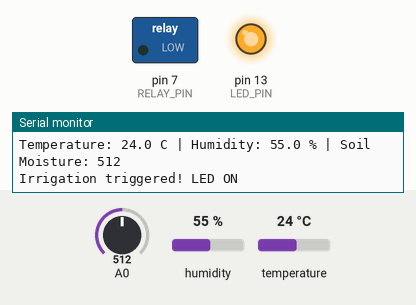
This sketch was run on a simulated Arduino Uno, built with avr-gcc and run on an emulated ATmega328P. Parts: switched loads named in the sketch (green lamp = pin HIGH), output pins drawn as LEDs (lit = HIGH), the last lines printed to the serial monitor. Wiring (inferred from the names in the program): DHT11 sensor: data pin 2. Inputs (shaded band) come from the test bench; at power-on: humidity 55 %, A0 = 512, temperature 24 °C.

Above: at 2.9 s.
3.0 s: humidity set to 88 %
5.8 s: humidity set to 92 %
At 7.8 s:
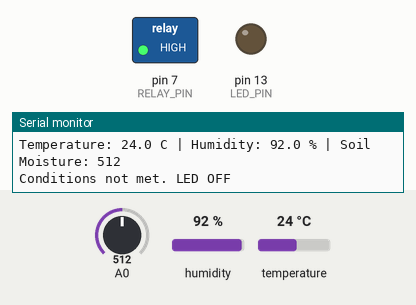
8.6 s: A0 set to 884
11.8 s: A0 set to 908
At 14.1 s:
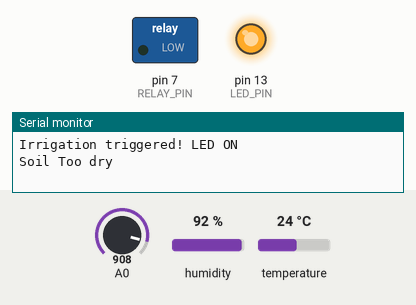
16.4 s: A0 set to 900
At 18.0 s:
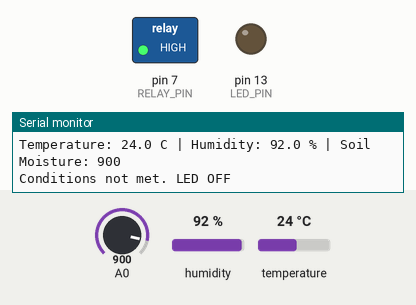
Timing chart, 0 to 19.5 s (numbered marks = the images above; inputs shaded):
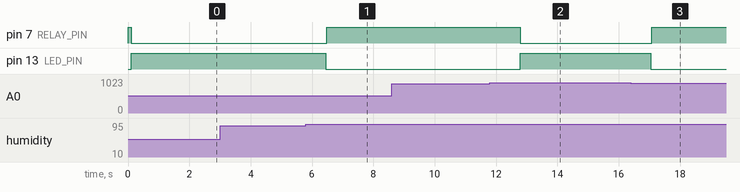

The sketch:

plant_system.ino
```cpp
#include <avr/io.h>
#include <util/delay.h>
#include <stdint.h>
#include <stdio.h>

// Pin definitions (assuming Arduino Uno / ATmega328P)
#define DHTPIN PD2          // Digital pin 2 (Port D, bit 2)
#define LED_PIN PB5         // Digital pin 13 (Port B, bit 5)
#define MOISTURE_PIN 0      // Analog pin A0 (ADC0)
#define RELAY_PIN PD7       //

// Thresholds
#define TEMP_THRESHOLD 100 //250  // 25.0°C * 10 (stored as integer)
#define HUM_THRESHOLD 900   // 60.0% * 10 (stored as integer)
#define MOISTURE_THRESHOLD 90   //600  //

#define EXTREME_HIGH_MOISTURE 900

// DHT11 timing constants (microseconds)
#define DHT_START_SIGNAL 18000  // 18ms low signal
#define DHT_WAIT_RESPONSE 40    // Wait 40us for response
#define DHT_TIMEOUT 255

// Function prototypes
void uart_init(void);
void uart_putc(char c);
void uart_puts(const char *s);
void uart_print_int(int16_t num);
void adc_init(void);
uint16_t adc_read(uint8_t channel);
uint8_t dht11_read(int16_t *temperature, int16_t *humidity);
void delay_us(uint16_t us);

// UART functions for debugging
void uart_init(void) {
    // Set baud rate to 9600 (for 16MHz clock: UBRR = F_CPU/16/BAUD-1)
    //#define BAUD 9600
    //#define UBRR_VALUE ((F_CPU / 16 / BAUD) - 1)

    //UBRR0H = (uint8_t)(UBRR_VALUE >> 8);
    //UBRR0L = (uint8_t)UBRR_VALUE;
    UBRR0H = 0x00;
    UBRR0L = 0x67;

    // Enable transmitter
    UCSR0B = (1 << TXEN0);

    // Set frame format: 8 data bits, 1 stop bit
    UCSR0C = (1 << UCSZ01) | (1 << UCSZ00);
}

void uart_putc(char c) {
    // Wait for empty transmit buffer
    while (!(UCSR0A & (1 << UDRE0)));
    UDR0 = c;
}

void uart_puts(const char *s) {
    while (*s) {
        if (*s == '\n') uart_putc('\r');
        uart_putc(*s++);
    }
}

void uart_print_int(int16_t num) {
    char buffer[7];
    sprintf(buffer, "%d", num);
    uart_puts(buffer);
}

// ADC initialization for soil moisture sensor
void adc_init(void) {
    // Set reference voltage to AVCC with external capacitor at AREF
    ADMUX = (1 << REFS0);

    // Enable ADC, set prescaler to 128 (16MHz/128 = 125kHz)
    ADCSRA = (1 << ADEN) | (1 << ADPS2) | (1 << ADPS1) | (1 << ADPS0);
}

uint16_t adc_read(uint8_t channel) {
    // Select ADC channel (0-7)
    ADMUX = (ADMUX & 0xF0) | (channel & 0x0F);

    // Start conversion
    ADCSRA |= (1 << ADSC);

    // Wait for conversion to complete
    while (ADCSRA & (1 << ADSC));

    return ADC;
}

// Microsecond delay function
void delay_us(uint16_t us) {
    while (us--) {
        _delay_us(1);
    }
}

// DHT11 read function
uint8_t dht11_read(int16_t *temperature, int16_t *humidity) {
    uint8_t data[5] = {0, 0, 0, 0, 0};
    uint8_t i, j;
    uint8_t timeout;

    // Send start signal: LOW for 18ms
    DDRD |= (1 << DHTPIN);   // Set as output
    PORTD &= ~(1 << DHTPIN); // Pull low
    _delay_ms(18);

    PORTD |= (1 << DHTPIN);  // Pull high
    delay_us(30);

    // Switch to input
    DDRD &= ~(1 << DHTPIN);  // Set as input
    PORTD |= (1 << DHTPIN);  // Enable pull-up

    // Wait for DHT response (low then high)
    timeout = DHT_TIMEOUT;
    while ((PIND & (1 << DHTPIN)) && timeout--) delay_us(1);
    if (timeout == 0) return 0;

    timeout = DHT_TIMEOUT;
    while (!(PIND & (1 << DHTPIN)) && timeout--) delay_us(1);
    if (timeout == 0) return 0;

    timeout = DHT_TIMEOUT;
    while ((PIND & (1 << DHTPIN)) && timeout--) delay_us(1);
    if (timeout == 0) return 0;


    // Read 40 bits (5 bytes)
    for (i = 0; i < 5; i++) {
        for (j = 0; j < 8; j++) {
            // Wait for low to go high
            timeout = DHT_TIMEOUT;
            while (!(PIND & (1 << DHTPIN)) && timeout--) delay_us(1);
            if (timeout == 0) return 0;

            delay_us(40);

            // If still high after 40us, it's a '1'
            if (PIND & (1 << DHTPIN)) {
                data[i] |= (1 << (7 - j));
            }

            // Wait for pin to go low
            timeout = DHT_TIMEOUT;
            while ((PIND & (1 << DHTPIN)) && timeout--) delay_us(1);
            if (timeout == 0) return 0;
        }
    }

    // Verify checksum
    if (data[4] != ((data[0] + data[1] + data[2] + data[3]) & 0xFF)) {
        return 0;
    }

    // DHT11 returns integer values (data[0] = humidity, data[2] = temperature)
    *humidity = data[0] * 10;    // Convert to tenths
    *temperature = data[2] * 10; // Convert to tenths

    return 1;
}

int main(void) {
    int16_t temperature, humidity;
    uint16_t moisture;

    // Initialize UART for debugging
    uart_init();

    // Initialize ADC for moisture sensor
    adc_init();

    // Set LED pin as output
    DDRB |= (1 << LED_PIN);
    DDRD |= (1 << RELAY_PIN);       // PD7 as OUTPUT (Relay)
    PORTD |= (1 << RELAY_PIN);      // Relay OFF (active LOW)
    PORTB &= ~(1 << LED_PIN); // LED off initially

    uart_puts("Irrigation System Started\n");

    while (1) {
        // Read DHT11 sensor
        if (dht11_read(&temperature, &humidity)) {
            // Read soil moisture
            moisture = adc_read(MOISTURE_PIN);

            // Debug output
            uart_puts("Temperature: ");
            uart_print_int(temperature / 10);
            uart_putc('.');
            uart_print_int(temperature % 10);
            uart_puts(" C | Humidity: ");
            uart_print_int(humidity / 10);
            uart_putc('.');
            uart_print_int(humidity % 10);
            uart_puts(" % | Soil Moisture: ");
            uart_print_int(moisture);
            uart_putc('\n');

            // Check irrigation conditions
            if (temperature > TEMP_THRESHOLD &&
                humidity < HUM_THRESHOLD &&
                moisture > MOISTURE_THRESHOLD) {
                PORTB |= (1 << LED_PIN);  // LED ON
                // Pump ON (relay active LOW)
                PORTD &= ~(1 << RELAY_PIN);
                uart_puts("Irrigation triggered! LED ON\n");
            }
                else if (
                moisture >EXTREME_HIGH_MOISTURE) {
                PORTB |= (1 << LED_PIN);  // LED ON
                // Pump ON (relay active LOW)
                PORTD &= ~(1 << RELAY_PIN);
                uart_puts("Irrigation triggered! LED ON\n");
                uart_puts("Soil Too dry\n");
            }
            else {
                PORTB &= ~(1 << LED_PIN); // LED OFF
                uart_puts("Conditions not met. LED OFF\n");
                PORTD |= (1 << RELAY_PIN);      // Relay OFF (active LOW)
            }
        } else {
            uart_puts("Failed to read from DHT sensor!\n");
        }

        _delay_ms(2000); // Wait 2 seconds
    }

    return 0;
}
```

Measured:
- the behaviour switches between 89 and 90 % on humidity (found by bisection; images 0 and 1)
- the behaviour switches between 900 and 901 on A0 (found by bisection; images 1 and 2)
- after the input at 5.8 s, pin 7 (RELAY_PIN): LOW → HIGH after 0.68 s; pin 13 (LED_PIN): HIGH → LOW after 0.65 s
- after the input at 11.8 s, pin 7 (RELAY_PIN): HIGH → LOW after 0.99 s; pin 13 (LED_PIN): LOW → HIGH after 0.99 s
- after the input at 16.4 s, pin 7 (RELAY_PIN): LOW → HIGH after 0.67 s; pin 13 (LED_PIN): HIGH → LOW after 0.64 s
